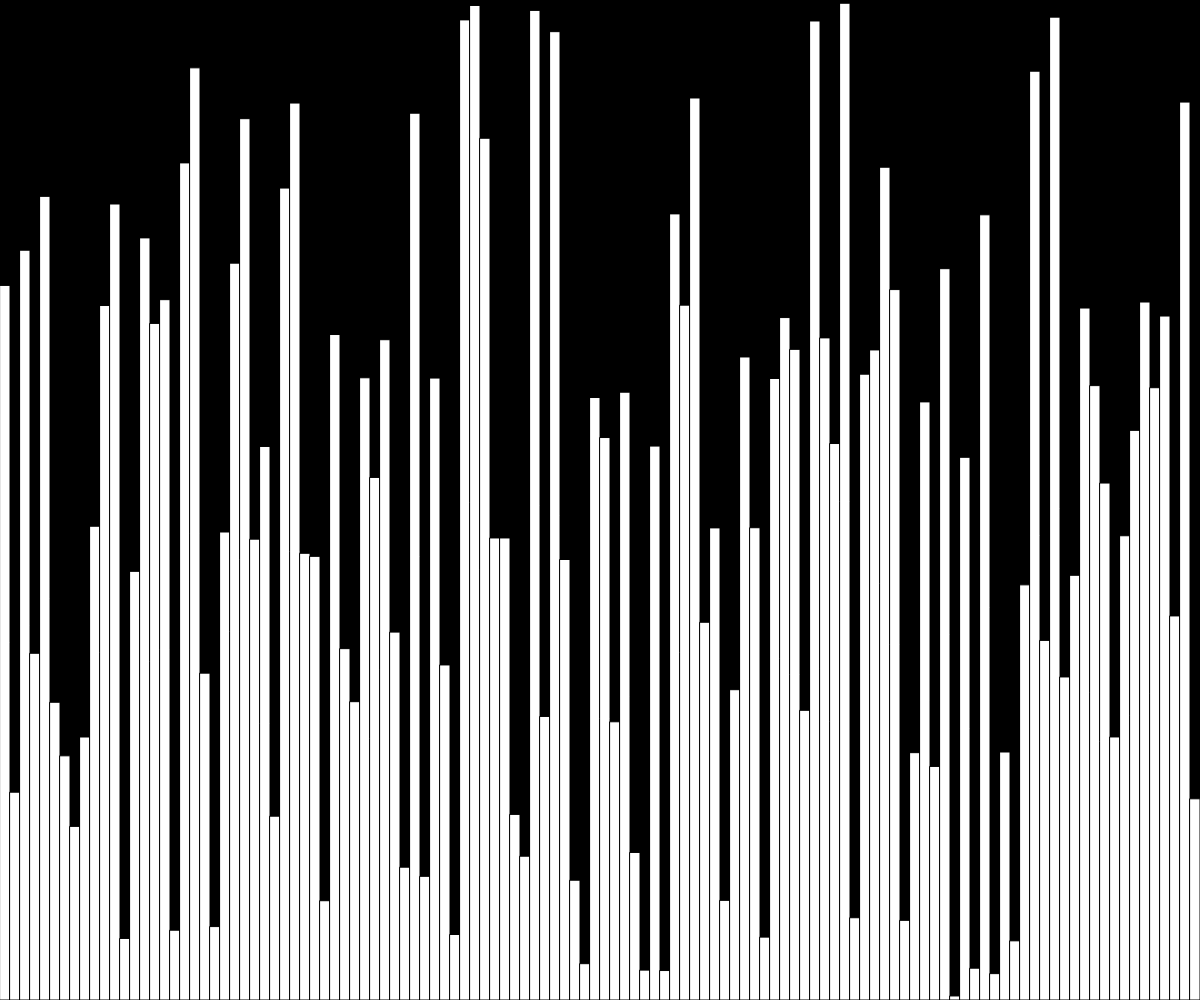
Frame 1 (no input)
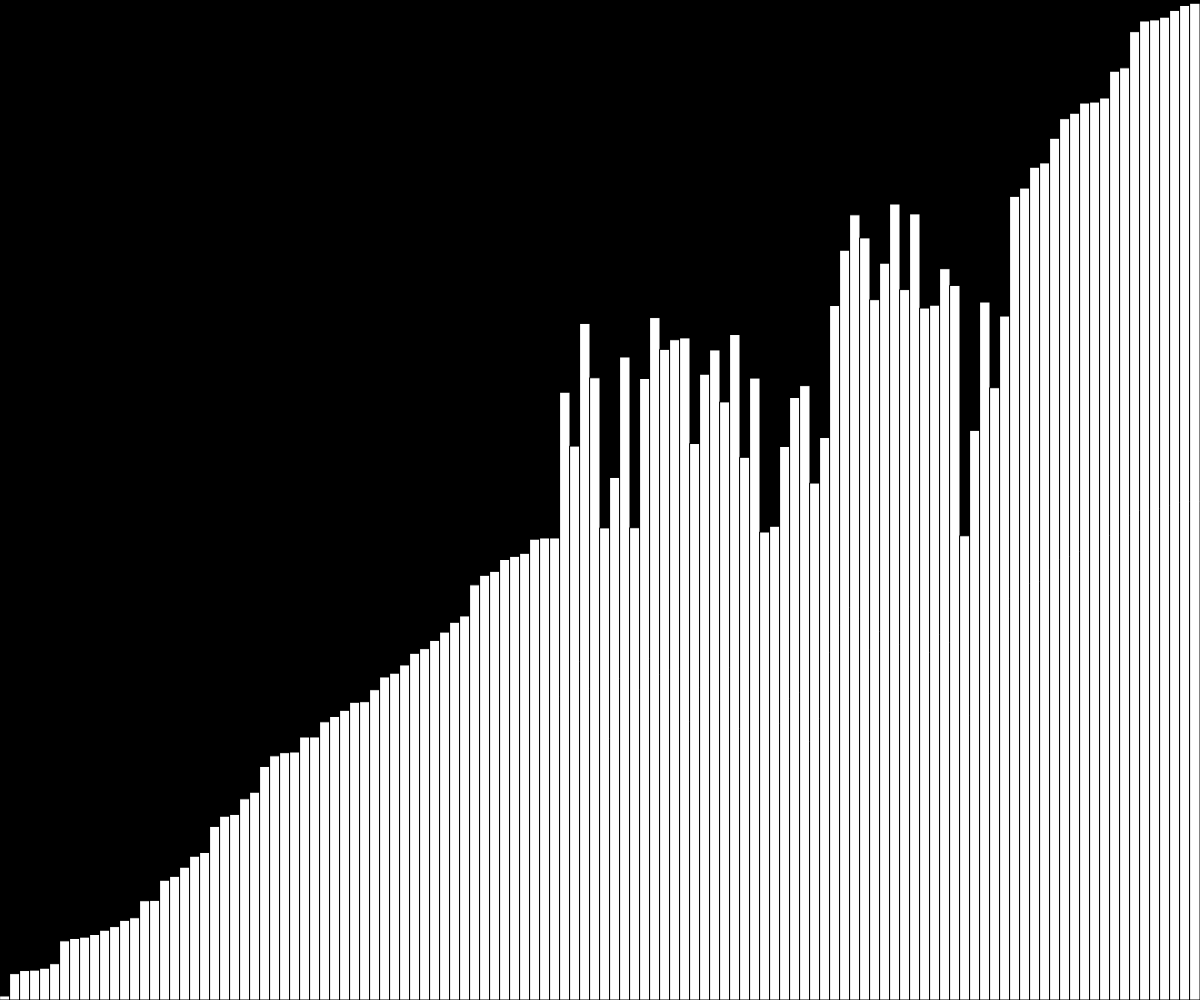
Frame 60 (no input)
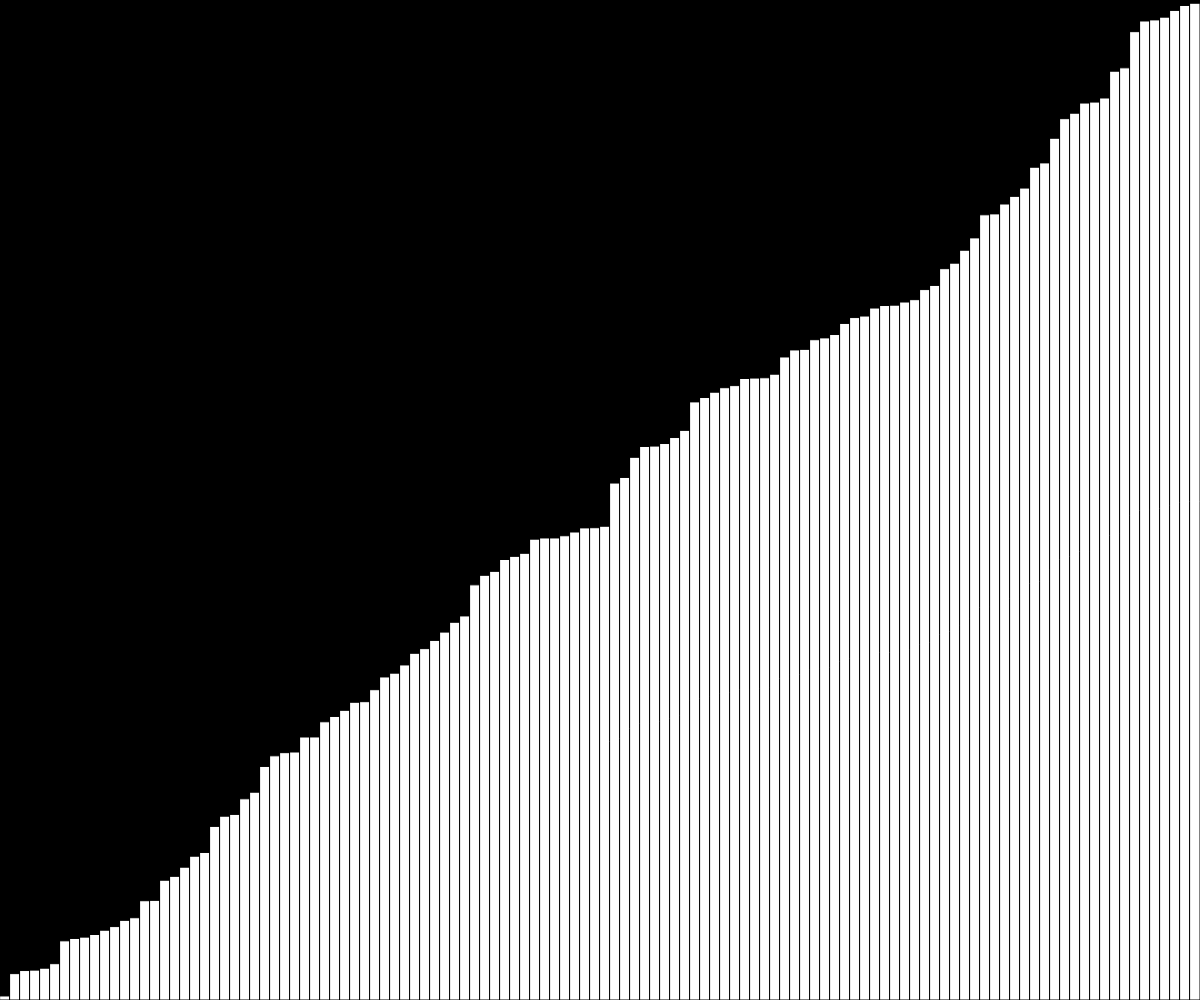
Frame 120 (the mouse pressed at the canvas centre since frame 60)

The p5.js sketch that drew these frames (run headless with seeded random() and noise() and a simulated clock; from frame 60 on, the mouse is pressed at the canvas centre):

// p5.js sketch
// ── sketch.js
let values = [];
let w = 10;

function setup(){
  createCanvas(windowWidth,windowHeight);
  values = new Array(floor(width/w));
  
  for(let i = 0; i < values.length; i++){
     values[i] = random(1,height); 
  }
  
  quickSort(values,0,values.length - 1);
}


async function quickSort(values,start,end){
  if(start >= end) return;
  let index = await partition(values,start,end);
  
  await Promise.all([
    quickSort(values,start,index-1),
    quickSort(values,index+1,end)
  ]);

}


async function partition(values, start, end){
  let i = start - 1;
  let pivot = values[end];
  for(let j = start; j < end; j++){
     if(values[j] <= pivot){ 
        i++;
        await swap(values,i,j);

     }
  }
  await swap(values,end,i+1);
  return i+1;
}

function draw(){
  background(0);
  for(let i = 0; i < values.length; i++){
    stroke(0);
    fill(255);
    rect(i*w, height - values[i], w, values[i]);
  }
}

async function swap(values,a,b){
   await sleep(5);
   let temp = values[a];
   values[a] = values[b];
   values[b] = temp;
}

function sleep(ms){
   return new Promise(resolve => setTimeout(resolve,ms)); 
}
